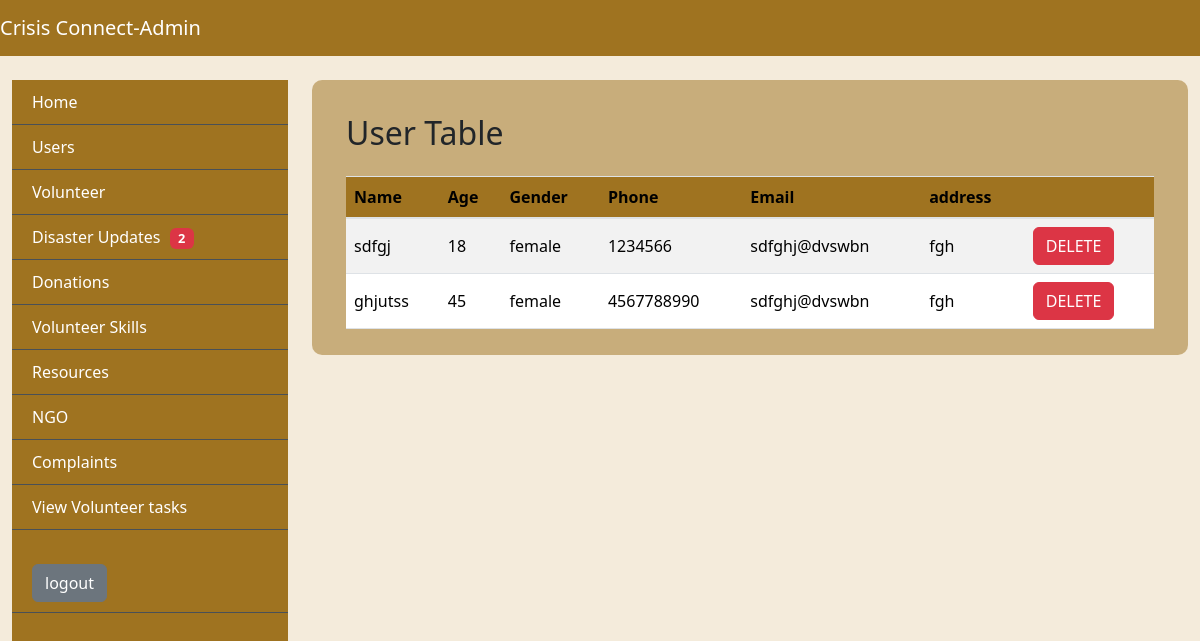
/user, run on an earlier commit of the app's database.
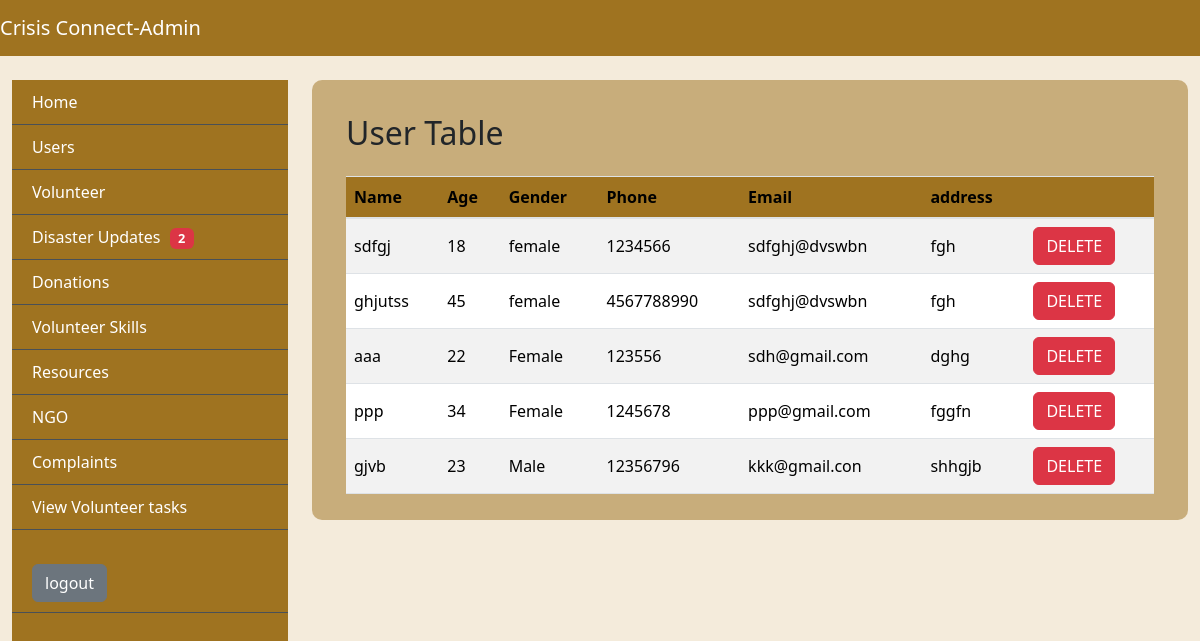
And on a later commit of the database.
### app/models.py (models this page shows)
class UserTable(models.Model):
    LOGIN = models.ForeignKey(LoginTable, on_delete=models.CASCADE)
    Name= models.CharField(max_length=30, null=True, blank=True)
    age= models.IntegerField(null=True, blank=True)
    Gender= models.CharField(max_length=20, null=True, blank=True)
    Phone= models.BigIntegerField(null=True, blank=True)
    Email= models.CharField(max_length=20, null=True, blank=True)
    Address = models.CharField(max_length=50, null=True, blank=True)
    Type = models.CharField(max_length=30, null=True, blank=True)
    Skill = models.CharField(max_length=30, null=True, blank=True)
    Status = models.CharField(max_length=30, null=True, blank=True)

### app/views.py (the view)
# urls.py: path('user', ViewUser.as_view(), name="user"),
class ViewUser(View):
    def get(self, request):
        obj=UserTable.objects.all()
        return render(request, "administrator/ViewUser.html",{'val':obj})

### templates/administrator/ViewUser.html
{% extends 'administrator/base.html' %}
{%block body%}
<div class="tbl-div">
  <div class="content container-fluid">
      <div class="container-fluid mt-4">
          <h2 class="mb-4">User Table</h2>
          <div class="table-responsive">
            <table class="table user-table table-striped">
              <thead>
                <tr>
                  <th>Name</th>
                  <th>Age</th>
                  <th>Gender</th>
                  <th>Phone</th>
                  <th>Email</th>
                  <th>address</th>
                  <th></th>
                </tr>
              </thead>
              <tbody>
                {%for i in val%}
                <tr>
                  <td>{{i.Name}}</td>
                  <td>{{i.age}}</td>
                  <td>{{i.Gender}}</td>
                  <td>{{i.Phone}}</td>
                  <td>{{i.Email}}</td>
                  <td>{{i.Address}}</td>
                  <td><a href="delete_user/{{i.LOGIN.id}}" class="btn btn-danger" onclick="return confirm('are you sure to delete this user?')">DELETE</a></td>
                </tr>
                {%endfor%}
              </tbody>
            </table>
          </div>
        </div>
  </div>
</div>
{%endblock%}

What changed in the data, as far as the page shows it:
added UserTable: Name "aaa", age "22", Gender "Female", Phone "123556", Email "sdh@gmail.com", Address "dghg"
added UserTable: Name "ppp", age "34", Gender "Female", Phone "1245678", Email "ppp@gmail.com", Address "fggfn"
added UserTable: Name "gjvb", age "23", Gender "Male", Phone "12356796", Email "kkk@gmail.con", Address "shhgjb"
